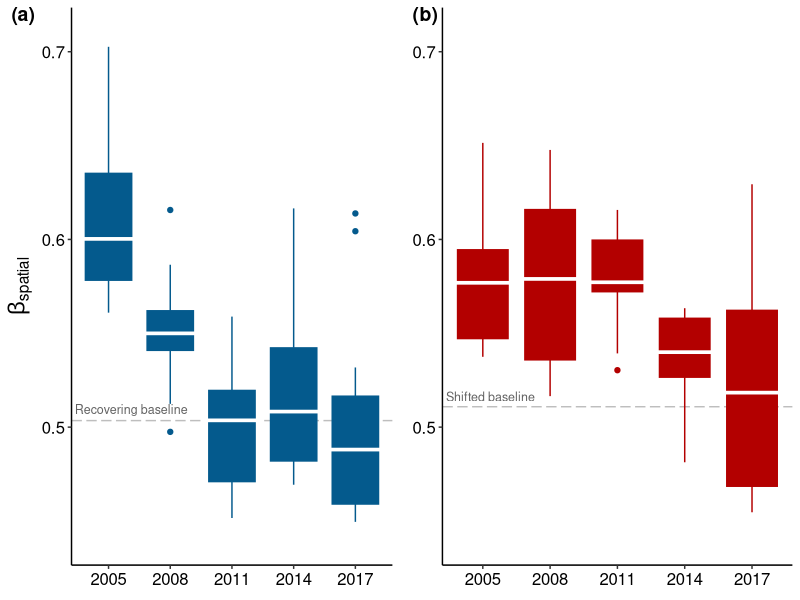

This chart was generated by the following R code:

print('Creating Figure 3')

library(tidyverse)
library(grid)
library(gridExtra)
library(cowplot)


############ Figure 3 - spatial beta patterns ####################

## plot details
recovering<-c('#045a8d')	
shifted<-c('#b30000')
theme_set(theme_bw())

## read data
beta<-read.csv(file='data/UVC_beta_spatial.csv')

## baseline: mean 1994 estimates
beta.base<-beta %>% 
            filter(Year==1994) %>% 
            group_by(Year, type) %>% 
            summarise(beta.bray = mean(beta.bray))

## 2005-2017 beta, all estimates for boxplots
beta.plot<-beta %>% 
            filter(Year!=1994) %>% 
            mutate(state=factor(type))


## labels
grob1 <- grobTree(textGrob("Recovering baseline", x=0.01,  y=0.28, hjust=0,
  gp=gpar(col="#636363", fontsize=9)))
grob2 <- grobTree(textGrob("Shifted baseline", x=0.01,  y=0.3025, hjust=0,
  gp=gpar(col="#636363", fontsize=9)))

## create plots

## recovering
bs0<-ggplot(beta.plot[beta.plot$state=='Recovering',], aes(factor(Year), beta.bray, fill=state, col=state)) + 
		geom_hline(yintercept=beta.base$beta.bray[beta.base$type=='Recovering'], 
			linetype='longdash', col='grey') +
		scale_fill_manual(values=c(recovering)) +
		scale_colour_manual(values=c(recovering)) +
		geom_boxplot(show.legend=F, aes(factor(Year), beta.bray, fill=state)) +
		stat_summary(fun.y = median, fun.ymin = median, fun.ymax = median,
                 geom = "crossbar", width = 1, col='white', show.legend=F) +
		theme(axis.text.x=element_text(size=12, colour='black'),
			axis.text.y=element_text(size=12, colour='black'),
			axis.title.y=element_text(size=16, colour='black'),
			axis.title.x=element_text(size=0, colour='black'),
				panel.border = element_blank(),
				 panel.grid.major = element_blank(),
				panel.grid.minor = element_blank(),
		 		axis.line = element_line(colour = "black"),
				legend.text=element_text(size=8)) +
		scale_y_continuous(limits=c(0.44,0.71)) +
		labs(x = '', y =expression(beta['spatial'])) +
		annotation_custom(grob1)

## shifted
bs1<-ggplot(beta.plot[beta.plot$state=='Shifted',], aes(factor(Year), beta.bray, fill=state, col=state)) + 
		geom_hline(yintercept=beta.base$beta.bray[beta.base$type=='Shifted'], 
			linetype='longdash', col='grey') +
		scale_fill_manual(values=c(shifted)) +
		scale_colour_manual(values=c(shifted)) +
		geom_boxplot(show.legend=F, aes(factor(Year), beta.bray, fill=state)) +
		stat_summary(fun.y = median, fun.ymin = median, fun.ymax = median,
                 geom = "crossbar", width = 1, col='white', show.legend=F) +
		theme(axis.text.x=element_text(size=12, colour='black'),
			axis.text.y=element_text(size=12, colour='black'),
			axis.title.y=element_text(size=0, colour='black'),
			axis.title.x=element_text(size=0, colour='black'),
				panel.border = element_blank(),
				 panel.grid.major = element_blank(),
				panel.grid.minor = element_blank(),
		 		axis.line = element_line(colour = "black"),
				legend.text=element_text(size=8)) +
		scale_y_continuous(limits=c(0.44,0.71)) +
		labs(x = '', y ='') +
		annotation_custom(grob2) 

pdf(file='figures-pdf/Figure3.pdf', height=7, width=9)
plot_grid(bs0, bs1, nrow=1, labels=c('(a)', '(b)'), label_size=14)
dev.off()
